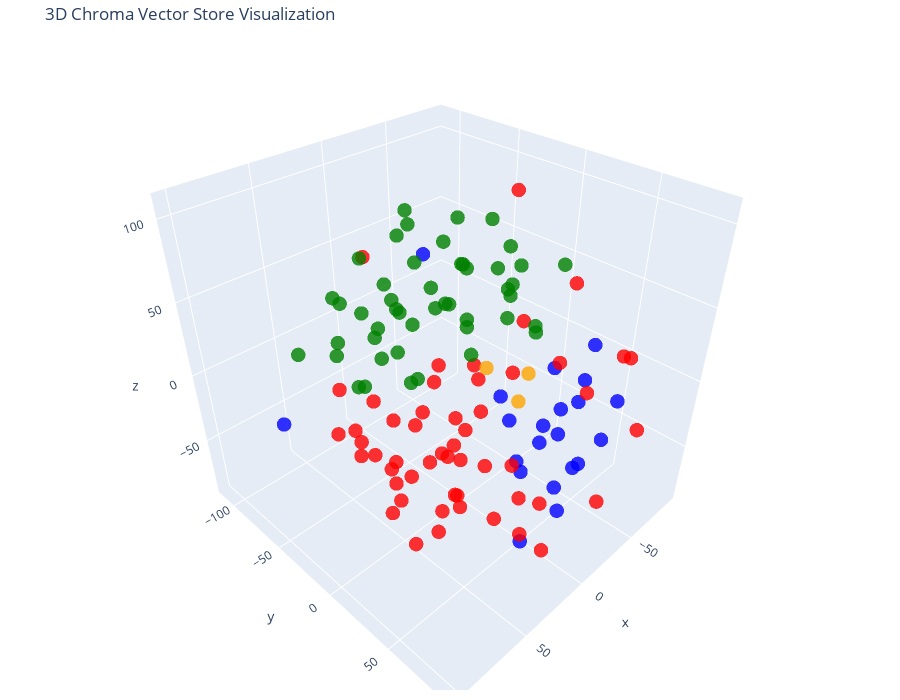

The cell this chart's notebook holds for it:
### Code cell
# Let's try 3D!

tsne = TSNE(n_components=3, random_state=42)
reduced_vectors = tsne.fit_transform(vectors)

# Create the 3D scatter plot
fig = go.Figure(data=[go.Scatter3d(
    x=reduced_vectors[:, 0],
    y=reduced_vectors[:, 1],
    z=reduced_vectors[:, 2],
    mode='markers',
    marker=dict(size=5, color=colors, opacity=0.8),
    text=[f"Type: {t}<br>Text: {d[:100]}..." for t, d in zip(doc_types, documents)],
    hoverinfo='text'
)])

fig.update_layout(
    title='3D Chroma Vector Store Visualization',
    scene=dict(xaxis_title='x', yaxis_title='y', zaxis_title='z'),
    width=900,
    height=700,
    margin=dict(r=20, b=10, l=10, t=40)
)

fig.show()

### Figure 1 — Plotly figure (JSON) as saved in the notebook; plotly's stock layout.template omitted (floating-point values rounded to 4 significant figures)
{"data": [{"hoverinfo": "text", "marker": {"color": ["blue", "blue", "blue", "blue", "blue", "blue", "blue", "blue", "blue", "blue", "blue", "blue", "blue", "blue", "blue", "blue", "blue", "blue", "blue", "blue", "blue", "red", "red", "red", "red", "red", "red", "red", "red", "red", "red", "red", "red", "red", "red", "red", "red", "red", "red", "red", "red", "red", "red", "red", "red", "red", "red", "red", "red", "red", "red", "red", "red", "red", "red", "red", "red", "red", "red", "red", "red", "red", "red", "red", "red", "red", "red", "red", "red", "red", "red", "red", "red", "orange", "orange", "orange", "green", "green", "green", "green", "green", "green", "green", "green", "green", "green", "green", "green", "green", "green", "green", "green", "green", "green", "green", "green", "green", "green", "green", "green", "green", "green", "green", "green", "green", "green", "green", "green", "green", "green", "green", "green", "green", "green", "green", "green", "green", "green", "green", "green", "green", "green", "green"], "opacity": 0.8, "size": 5}, "mode": "markers", "text": ["Type: products<br>Text: # Product Summary\n\n# Rellm: AI-Powered Enterprise Reinsurance Solution\n\n## Summary\n\nRellm is an inno...", "Type: products<br>Text: ### Seamless Integrations\nRellm's architecture is designed for effortless integration with existing ...", "Type: products<br>Text: ### Regulatory Compliance Tools\nRellm includes built-in compliance tracking features to help organiz...", "Type: products<br>Text: Join the growing number of organizations leveraging Rellm to enhance their reinsurance processes whi...", "Type: products<br>Text: Experience the future of reinsurance with Rellm, where innovation meets reliability. Let Insurellm h...", "Type: products<br>Text: # Product Summary\n\n# Markellm\n\n## Summary\n\nMarkellm is an innovative two-sided marketplace designed ...", "Type: products<br>Text: - **User-Friendly Interface**: Designed with user experience in mind, Markellm features an intuitive...", "Type: products<br>Text: - **Customer Support**: Our dedicated support team is always available to assist both consumers and ...", "Type: products<br>Text: ### For Insurance Companies:\n- **Basic Listing Fee**: $199/month for a featured listing on the platf...", "Type: products<br>Text: ### Q3 2025\n- Initiate a comprehensive marketing campaign targeting both consumers and insurers to i...", "Type: products<br>Text: # Product Summary\n\n# Homellm\n\n## Summary\nHomellm is an innovative home insurance product developed b...", "Type: products<br>Text: ### 2. Dynamic Pricing Model\nWith Homellm's innovative dynamic pricing model, insurance providers ca...", "Type: products<br>Text: ### 5. Multi-Channel Integration\nHomellm seamlessly integrates into existing insurance platforms, pr...", "Type: products<br>Text: - **Basic Tier:** Starting at $5,000/month for small insurers with basic integration features.\n- **S...", "Type: products<br>Text: All tiers include a comprehensive training program and ongoing updates to ensure optimal performance...", "Type: products<br>Text: With Homellm, Insurellm is committed to transforming the landscape of home insurance, ensuring both ...", "Type: products<br>Text: # Product Summary\n\n# Carllm\n\n## Summary\n\nCarllm is an innovative auto insurance product developed by...", "Type: products<br>Text: - **Instant Quoting**: With Carllm, insurance companies can offer near-instant quotes to customers, ...", "Type: products<br>Text: - **Mobile Integration**: Carllm is designed to work seamlessly with mobile applications, providing ...", "Type: products<br>Text: - **Professional Tier**: $2,500/month\n  - For medium-sized companies.\n  - All Basic Tier features pl...", "Type: products<br>Text: ### Q2 2025: Customer Experience Improvements\n- Launch of a new **mobile app** for end-users.\n- Intr...", "Type: contracts<br>Text: # Contract with GreenField Holdings for Markellm\n\n**Effective Date:** November 15, 2023  \n**Contract...", "Type: contracts<br>Text: ## Renewal\n1. **Automatic Renewal**: This contract will automatically renew for sequential one-year ...", "Type: contracts<br>Text: ## Features\n1. **AI-Powered Matching**: Access to advanced algorithms that connect GreenField Holdin...", "Type: contracts<br>Text: ## Support\n1. **Customer Support Access**: The Client will have access to dedicated support through ...", "Type: contracts<br>Text: **Signatures:**  \n_________________________                           _________________________  \n**...", "Type: contracts<br>Text: # Contract with Apex Reinsurance for Rellm: AI-Powered Enterprise Reinsurance Solution\n\n## Terms\n\n1....", "Type: contracts<br>Text: ## Renewal\n\n1. **Automatic Renewal**: This Agreement will automatically renew for successive one-yea...", "Type: contracts<br>Text: 2. **Seamless Integrations**: The architecture of Rellm allows for easy integration with existing sy...", "Type: contracts<br>Text: 1. **Technical Support**: Provider shall offer dedicated technical support to the Client via phone, ...", "Type: contracts<br>Text: **Insurellm, Inc.**  \n_____________________________  \nAuthorized Signature   \nDate: ________________...", "Type: contracts<br>Text: # Contract with Greenstone Insurance for Homellm\n\n---\n\n## Terms\n\n1. **Parties**: This Contract (\"Agr...", "Type: contracts<br>Text: 4. **Payment Terms**: \n   - The Customer shall pay an amount of $10,000 per month for the Standard T...", "Type: contracts<br>Text: ---\n\n## Features\n\n- **AI-Powered Risk Assessment**: Customer will have access to enhanced risk evalu...", "Type: contracts<br>Text: - **Customer Portal**: A dedicated portal will be provided, allowing the Customer's clients to manag...", "Type: contracts<br>Text: ______________________________  \n[Name], [Title]  \nDate: ______________________\n\n**For Greenstone In...", "Type: contracts<br>Text: # Contract with Roadway Insurance Inc. for Carllm\n\n---\n\n## Terms\n\n1. **Agreement Effective Date**: T...", "Type: contracts<br>Text: ---\n\n## Renewal\n\n1. **Automatic Renewal**: This agreement will automatically renew for an additional...", "Type: contracts<br>Text: ---\n\n## Features\n\n1. **Access to Core Features**: Roadway Insurance Inc. will have access to all Pro...", "Type: contracts<br>Text: ---\n\n## Support\n\n1. **Technical Support**: Roadway Insurance Inc. will receive priority technical su...", "Type: contracts<br>Text: # Contract with Stellar Insurance Co. for Rellm\n\n## Terms\nThis contract is made between **Insurellm*...", "Type: contracts<br>Text: ### Termination\nEither party may terminate this agreement with a **30-day written notice**. In the e...", "Type: contracts<br>Text: ## Features\nStellar Insurance Co. will receive access to the following features of the Rellm product...", "Type: contracts<br>Text: ## Support\nInsurellm provides Stellar Insurance Co. with the following support services:\n\n- **24/7 T...", "Type: contracts<br>Text: # Contract with TechDrive Insurance for Carllm\n\n**Contract Date:** October 1, 2024  \n**Contract Dura...", "Type: contracts<br>Text: ## Renewal\n\n1. **Automatic Renewal**: This contract shall automatically renew for additional one-yea...", "Type: contracts<br>Text: ## Support\n\n1. **Customer Support**: Insurellm will provide 24/7 customer support to TechDrive Insur...", "Type: contracts<br>Text: **TechDrive Insurance Representative:**  \nName: Sarah Johnson  \nTitle: Operations Director  \nDate: _...", "Type: contracts<br>Text: # Contract with Belvedere Insurance for Markellm\n\n## Terms\nThis Contract (\"Agreement\") is made and e...", "Type: contracts<br>Text: ## Renewal\n1. **Renewal Terms**: This Agreement may be renewed for additional one-year terms upon mu...", "Type: contracts<br>Text: ## Features\n1. **AI-Powered Matching**: Belvedere Insurance will benefit from Markellm's AI-powered ...", "Type: contracts<br>Text: ## Support\n1. **Technical Support**: Technical support will be available from 9 AM to 7 PM EST, Mond...", "Type: contracts<br>Text: **Belvedere Insurance**  \nSignature: ______________________  \nName: [Authorized Signatory]  \nTitle: ...", "Type: contracts<br>Text: # Contract with Velocity Auto Solutions for Carllm\n\n**Contract Date:** October 1, 2023  \n**Contract ...", "Type: contracts<br>Text: ## Renewal\n\n1. **Automatic Renewal**: This contract will automatically renew for successive 12-month...", "Type: contracts<br>Text: ## Support\n\n1. **Customer Support**: Velocity Auto Solutions will have access to Insurellm’s custome...", "Type: contracts<br>Text: # Contract with GreenValley Insurance for Homellm\n\n**Contract Date:** October 6, 2023  \n**Contract N...", "Type: contracts<br>Text: 4. **Confidentiality:** Both parties agree to maintain the confidentiality of proprietary informatio...", "Type: contracts<br>Text: 1. **AI-Powered Risk Assessment:** Access to advanced AI algorithms for real-time risk evaluations.\n...", "Type: contracts<br>Text: 3. **Regular Updates:** Insurellm will offer ongoing updates and enhancements to the Homellm platfor...", "Type: contracts<br>Text: # Contract with EverGuard Insurance for Rellm: AI-Powered Enterprise Reinsurance Solution\n\n**Contrac...", "Type: contracts<br>Text: 4. **Usage Rights**: EverGuard Insurance is granted a non-exclusive, non-transferable license to acc...", "Type: contracts<br>Text: 1. **Core Functionality**: Rellm provides EverGuard Insurance with advanced AI-driven analytics, sea...", "Type: contracts<br>Text: 1. **Customer Support**: Insurellm will provide EverGuard Insurance with 24/7 customer support, incl...", "Type: contracts<br>Text: ---\n\n**Signatures**  \n**For Insurellm**: __________________________  \n**Name**: John Smith  \n**Title...", "Type: contracts<br>Text: # Contract with BrightWay Solutions for Markellm\n\n**Contract Date:** October 5, 2023  \n**Contract ID...", "Type: contracts<br>Text: 3. **Service Level Agreement (SLA):**  \n   Insurellm commits to a 99.9% uptime for the platform with...", "Type: contracts<br>Text: 2. **Real-Time Quote Availability:**  \n   Consumers sourced via BrightWay Solutions will receive rea...", "Type: contracts<br>Text: 3. **Training and Onboarding:**  \n   Insurellm agrees to provide one free training session on how to...", "Type: contracts<br>Text: # Contract with Pinnacle Insurance Co. for Homellm\n\n## Terms\nThis contract (\"Contract\") is entered i...", "Type: contracts<br>Text: ## Renewal\n1. **Renewal Terms**: At the end of the initial term, this Contract shall automatically r...", "Type: contracts<br>Text: ## Features\n1. **AI-Powered Risk Assessment**: Utilized for tailored underwriting decisions specific...", "Type: contracts<br>Text: ## Support\n1. **Technical Support**: Insurellm shall provide 24/7 technical support via an email and...", "Type: company<br>Text: # Overview of Insurellm\n\nInsurellm is an innovative insurance tech firm with 200 employees across th...", "Type: company<br>Text: # Careers at Insurellm\n\nInsurellm is hiring! We are looking for talented software engineers, data sc...", "Type: company<br>Text: # About Insurellm\n\nInsurellm was founded by Avery Lancaster in 2015 as an insurance tech startup des...", "Type: employees<br>Text: # HR Record\n\n# Alex Chen\n\n## Summary\n- **Date of Birth:** March 15, 1990  \n- **Job Title:** Backend ...", "Type: employees<br>Text: ## Annual Performance History\n- **2020:**  \n  - Completed onboarding successfully.  \n  - Met expecta...", "Type: employees<br>Text: ## Compensation History\n- **2020:** Base Salary: $80,000  \n- **2021:** Base Salary Increase to $90,0...", "Type: employees<br>Text: Alex Chen continues to be a vital asset at Insurellm, contributing significantly to innovative backe...", "Type: employees<br>Text: # HR Record\n\n# Oliver Spencer\n\n## Summary\n- **Date of Birth**: May 14, 1990  \n- **Job Title**: Backe...", "Type: employees<br>Text: ## Annual Performance History\n- **2018**: **3/5** - Adaptable team player but still learning to take...", "Type: employees<br>Text: ## Compensation History\n- **March 2018**: Initial salary of $80,000.\n- **July 2019**: Salary increas...", "Type: employees<br>Text: # HR Record\n\n# Emily Tran\n\n## Summary\n- **Date of Birth:** March 18, 1991  \n- **Job Title:** Digital...", "Type: employees<br>Text: - **January 2017 - May 2018**: Marketing Intern  \n  - Supported the Marketing team by collaborating ...", "Type: employees<br>Text: - **2021**:  \n  - Performance Rating: Meets Expectations  \n  - Key Achievements: Contributed to the ...", "Type: employees<br>Text: - **Professional Development Goals**:  \n  - Emily Tran aims to become a Marketing Manager within the...", "Type: employees<br>Text: # HR Record\n\n# Jordan Blake\n\n## Summary\n- **Date of Birth:** March 15, 1993  \n- **Job Title:** Sales...", "Type: employees<br>Text: ## Annual Performance History\n- **2021:** First year at Insurellm; achieved 90% of monthly targets. ...", "Type: employees<br>Text: ## Other HR Notes\n- Jordan has shown an interest in continuing education, actively participating in ...", "Type: employees<br>Text: # Avery Lancaster\n\n## Summary\n- **Date of Birth**: March 15, 1985  \n- **Job Title**: Co-Founder & Ch...", "Type: employees<br>Text: - **2010 - 2013**: Business Analyst at Edge Analytics  \n  Prior to joining Innovate, Avery worked as...", "Type: employees<br>Text: - **2018**: **Exceeds Expectations**  \n  Under Avery’s pivoted vision, Insurellm launched two new su...", "Type: employees<br>Text: - **2022**: **Satisfactory**  \n  Avery focused on rebuilding team dynamics and addressing employee c...", "Type: employees<br>Text: ## Compensation History\n- **2015**: $150,000 base salary + Significant equity stake  \n- **2016**: $1...", "Type: employees<br>Text: ## Other HR Notes\n- **Professional Development**: Avery has actively participated in leadership trai...", "Type: employees<br>Text: # HR Record\n\n# Maxine Thompson\n\n## Summary\n- **Date of Birth:** January 15, 1991  \n- **Job Title:** ...", "Type: employees<br>Text: ## Insurellm Career Progression\n- **January 2017 - October 2018**: **Junior Data Engineer**  \n  * Ma...", "Type: employees<br>Text: ## Annual Performance History\n- **2017**: *Meets Expectations*  \n  Maxine showed potential in her ro...", "Type: employees<br>Text: - **2021**: *Exceeds Expectations*  \n  Maxine spearheaded the transition to a new data warehousing s...", "Type: employees<br>Text: ## Compensation History\n- **2017**: $70,000 (Junior Data Engineer)  \n- **2018**: $75,000 (Junior Dat...", "Type: employees<br>Text: # Samantha Greene\n\n## Summary\n- **Date of Birth:** October 14, 1990\n- **Job Title:** HR Generalist\n-...", "Type: employees<br>Text: ## Annual Performance History\n- **2020:** Exceeds Expectations  \n  Samantha Greene demonstrated exce...", "Type: employees<br>Text: ## Compensation History\n- **2020:** Base Salary - $55,000  \n  The entry-level salary matched industr...", "Type: employees<br>Text: - **2023:** Base Salary - $70,000  \n  Recognized for substantial improvement in employee relations m...", "Type: employees<br>Text: # HR Record\n\n# Alex Thomson\n\n## Summary\n- **Date of Birth:** March 15, 1995  \n- **Job Title:** Sales...", "Type: employees<br>Text: ## Annual Performance History  \n- **2022** - Rated as \"Exceeds Expectations.\" Alex Thomson achieved ...", "Type: employees<br>Text: ## Other HR Notes\n- Alex Thomson is an active member of the Diversity and Inclusion committee at Ins...", "Type: employees<br>Text: # HR Record\n\n# Samuel Trenton\n\n## Summary\n- **Date of Birth:** April 12, 1989  \n- **Job Title:** Sen...", "Type: employees<br>Text: ## Annual Performance History\n- **2023:** Rating: 4.5/5  \n  *Samuel exceeded expectations, successfu...", "Type: employees<br>Text: ## Compensation History\n- **2023:** Base Salary: $115,000 + Bonus: $15,000  \n  *Annual bonus based o...", "Type: employees<br>Text: - **Engagement in Company Culture:** Regularly participates in team-building events and contributes ...", "Type: employees<br>Text: # HR Record\n\n# Alex Harper\n\n## Summary\n- **Date of Birth**: March 15, 1993  \n- **Job Title**: Sales ...", "Type: employees<br>Text: ## Annual Performance History  \n- **2021**:  \n  - **Performance Rating**: 4.5/5  \n  - **Key Achievem...", "Type: employees<br>Text: - **2022**:  \n  - **Base Salary**: $65,000 (Promotion to Senior SDR)  \n  - **Bonus**: $13,000 (20% o...", "Type: employees<br>Text: # HR Record\n\n# Jordan K. Bishop\n\n## Summary\n- **Date of Birth:** March 15, 1990\n- **Job Title:** Fro...", "Type: employees<br>Text: ## Annual Performance History\n- **2019:** Exceeds Expectations - Continuously delivered high-quality...", "Type: employees<br>Text: ## Compensation History\n- **June 2018:** Starting Salary - $85,000\n- **June 2019:** Salary Increase ...", "Type: employees<br>Text: ## Other HR Notes\n- Jordan K. Bishop has been an integral part of club initiatives, including the In...", "Type: employees<br>Text: # HR Record\n\n# Emily Carter\n\n## Summary\n- **Date of Birth:** August 12, 1990  \n- **Job Title:** Acco...", "Type: employees<br>Text: - **2017-2019:** Marketing Intern  \n  - Assisted with market research and campaign development for s...", "Type: employees<br>Text: ## Compensation History\n| Year | Base Salary | Bonus         | Total Compensation |\n|------|--------...", "Type: employees<br>Text: Emily Carter exemplifies the kind of talent that drives Insurellm's success and is an invaluable ass..."], "type": "scatter3d", "x": [20.52, 12.7, 44.7, 28.24, -8.494, -56.42, -67.78, 102.0, -77.04, -80.57, -54.09, -65.69, -32.01, -45.87, -58.72, -31.18, -10.41, -5.762, -10.2, -53.01, 18.69, 6.58, 88.35, -44.48, -19.79, 47.51, 70.94, 62.61, 24.05, 20.06, 67.15, 12.44, -26.82, -23.47, 53.22, 64.51, 39.11, 62.55, 5.887, 11.86, -8.94, 78.22, 10.3, 12.8, 37.3, 30.43, 9.441, 15.51, 24.39, 89.43, -42.84, 46.67, 64.74, 52.49, -38.12, -9.812, -32.04, -19.51, 6.094, -6.778, 46.28, 48.15, 35.87, 32.91, 26.17, 32.2, -38.61, -56.52, 48.58, 34.79, 79.87, 15.54, 34.74, -24.39, -21.36, -43.03, -27.79, -15.49, 6.849, -41.87, -37.86, -22.5, 9.404, -54.36, -41.1, -19.25, -39.53, -62.84, -4.396, 10.68, -73.28, -77.39, -88.07, -92.36, 20.37, 41.46, -56.68, -42.65, -45.45, -60.22, -25.41, 37.62, 10.4, 35.03, 22.75, 27.08, -23.89, 38.88, -22.02, 49.41, -2.377, 8.128, 17.53, 23.54, -2.011, -17.94, -14.25, 10.05, 0.009717, -61.13, -23.91, -1.857, -45.26], "y": [61.8, 82.12, 83.25, 89.17, 51.2, 42.59, 62.36, -32.91, 36.23, 29.91, 19.84, -102.9, 17.28, 54.52, 42.69, 10.12, 55.34, 65.08, 89.0, -16.18, 81.65, -22.91, 36.62, 90.28, -20.69, -25.39, 33.0, 57.65, 82.52, 1.807, -13.54, 5.534, 82.26, 44.57, -6.818, -33.24, 38.34, 52.93, 53.08, 24.36, 32.09, 30.75, 53.92, 29.69, 13.56, 38.47, 16.22, -5.234, -36.29, 11.81, 56.34, -9.073, -38.21, 14.68, 1.469, 27.88, 48.63, -111.5, 45.74, -13.22, 28.54, 41.79, 57.79, 19.36, -7.731, -46.66, 82.71, 68.33, -39.48, 13.66, 29.54, 76.34, -9.452, 21.68, -1.82, 13.33, 6.277, -57.2, -71.33, 16.67, -1.792, -80.27, -46.89, -49.47, -37.17, -99.61, -31.4, 18.42, -62.5, -4.871, -6.484, -31.38, -53.6, -44.93, -94.67, 19.21, -32.55, -71.42, -62.7, -59.41, -71.28, -69.39, -77.04, -71.74, -83.21, -35.55, -65.87, -16.06, -27.83, -94.22, -76.8, -37.97, -34.53, -63.39, -48.29, -16.36, -60.93, -87.51, -3.47, -11.94, -36.08, -94.28, -7.528], "z": [-15.72, -35.85, -33.88, -3.181, -19.48, -21.58, -16.45, 9.243, 7.35, -24.33, -52.24, 22.22, -70.62, -57.58, -77.03, -40.32, 33.42, 13.89, 4.564, -47.47, 21.27, -72.45, 14.11, -8.463, -85.87, -1.375, -54.93, -14.75, -57.69, -40.73, -12.48, -77.65, -57.02, -83.1, -73.02, 11.72, 10.36, 23.36, -81.71, -0.7853, -49.66, -18.19, -48.09, -37.47, 27.33, 38.51, 25.58, 17.78, -88.27, 24.11, -0.05772, -37.5, -23.05, 7.515, 108.1, 16.61, 72.8, 33.76, 65.42, -37.82, -50.77, -27.95, -42.89, -24.07, -11.31, -65.06, 39.28, 24.58, -50.91, -87.68, 35.22, 60.03, -57.32, -15.12, -0.892, -8.383, 53.88, 51.57, 1.544, 27.9, 74.02, 58.89, 3.463, -8.262, 8.909, -16.2, -14.55, 60.69, 21.47, 56.05, -1.457, 22.22, 21.54, 2.132, -17.09, 76.65, 74.34, 17.59, 52.87, 32.67, -3.101, 43.88, 56.5, 10.73, 28.12, 62.17, -43.65, 65.43, 88.01, -1.864, -21.66, 98.65, 40.62, -23.76, -26.2, 62.25, 75.53, -44.07, 76.57, 49.4, 27.94, 5.82, 21.27]}], "layout": {"height": 700, "margin": {"b": 10, "l": 10, "r": 20, "t": 40}, "scene": {"xaxis": {"title": {"text": "x"}}, "yaxis": {"title": {"text": "y"}}, "zaxis": {"title": {"text": "z"}}}, "title": {"text": "3D Chroma Vector Store Visualization"}, "width": 900}}
